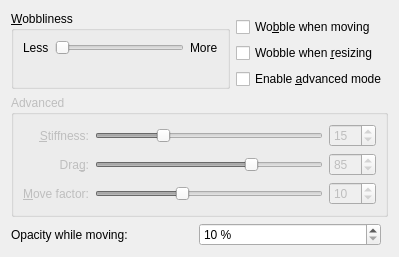
<?xml version="1.0" encoding="UTF-8"?>
<ui version="4.0">
 <class>GpuWobblyEffectConfigForm</class>
 <widget class="QWidget" name="GpuWobblyEffectConfigForm">
  <property name="geometry">
   <rect>
    <x>0</x>
    <y>0</y>
    <width>399</width>
    <height>229</height>
   </rect>
  </property>
  <layout class="QGridLayout" name="gridLayout">
   <item row="6" column="0" colspan="2">
    <widget class="QGroupBox" name="advancedGroup">
     <property name="enabled">
      <bool>false</bool>
     </property>
     <property name="title">
      <string>Advanced</string>
     </property>
     <layout class="QGridLayout" name="gridLayout_3">
      <item row="0" column="0">
       <widget class="QLabel" name="label_4">
        <property name="text">
         <string>&amp;Stiffness:</string>
        </property>
        <property name="alignment">
         <set>Qt::AlignRight|Qt::AlignTrailing|Qt::AlignVCenter</set>
        </property>
        <property name="buddy">
         <cstring>kcfg_Stiffness</cstring>
        </property>
       </widget>
      </item>
      <item row="0" column="1">
       <widget class="QSlider" name="kcfg_Stiffness">
        <property name="minimum">
         <number>1</number>
        </property>
        <property name="maximum">
         <number>50</number>
        </property>
        <property name="value">
         <number>15</number>
        </property>
        <property name="orientation">
         <enum>Qt::Horizontal</enum>
        </property>
       </widget>
      </item>
      <item row="0" column="2">
       <widget class="QSpinBox" name="stiffnessSpin">
        <property name="minimum">
         <number>1</number>
        </property>
        <property name="maximum">
         <number>50</number>
        </property>
        <property name="value">
         <number>15</number>
        </property>
       </widget>
      </item>
      <item row="1" column="0">
       <widget class="QLabel" name="label_5">
        <property name="text">
         <string>Dra&amp;g:</string>
        </property>
        <property name="alignment">
         <set>Qt::AlignRight|Qt::AlignTrailing|Qt::AlignVCenter</set>
        </property>
        <property name="buddy">
         <cstring>kcfg_Drag</cstring>
        </property>
       </widget>
      </item>
      <item row="2" column="0">
       <widget class="QLabel" name="label_6">
        <property name="text">
         <string>&amp;Move factor:</string>
        </property>
        <property name="alignment">
         <set>Qt::AlignRight|Qt::AlignTrailing|Qt::AlignVCenter</set>
        </property>
        <property name="buddy">
         <cstring>kcfg_MoveFactor</cstring>
        </property>
       </widget>
      </item>
      <item row="1" column="1">
       <widget class="QSlider" name="kcfg_Drag">
        <property name="minimum">
         <number>50</number>
        </property>
        <property name="maximum">
         <number>100</number>
        </property>
        <property name="value">
         <number>85</number>
        </property>
        <property name="orientation">
         <enum>Qt::Horizontal</enum>
        </property>
       </widget>
      </item>
      <item row="1" column="2">
       <widget class="QSpinBox" name="dragSpin">
        <property name="minimum">
         <number>50</number>
        </property>
        <property name="maximum">
         <number>100</number>
        </property>
        <property name="value">
         <number>85</number>
        </property>
       </widget>
      </item>
      <item row="2" column="1">
       <widget class="QSlider" name="kcfg_MoveFactor">
        <property name="minimum">
         <number>1</number>
        </property>
        <property name="maximum">
         <number>25</number>
        </property>
        <property name="value">
         <number>10</number>
        </property>
        <property name="orientation">
         <enum>Qt::Horizontal</enum>
        </property>
       </widget>
      </item>
      <item row="2" column="2">
       <widget class="QSpinBox" name="moveFactorSpin">
        <property name="minimum">
         <number>1</number>
        </property>
        <property name="maximum">
         <number>25</number>
        </property>
        <property name="value">
         <number>10</number>
        </property>
       </widget>
      </item>
     </layout>
    </widget>
   </item>
   <item row="2" column="1">
    <widget class="QCheckBox" name="kcfg_MoveWobble">
     <property name="text">
      <string>Wo&amp;bble when moving</string>
     </property>
    </widget>
   </item>
   <item row="3" column="1">
    <widget class="QCheckBox" name="kcfg_ResizeWobble">
     <property name="text">
      <string>Wobble when &amp;resizing</string>
     </property>
    </widget>
   </item>
   <item row="4" column="1">
    <spacer name="verticalSpacer">
     <property name="orientation">
      <enum>Qt::Vertical</enum>
     </property>
     <property name="sizeHint" stdset="0">
      <size>
       <width>20</width>
       <height>0</height>
      </size>
     </property>
    </spacer>
   </item>
   <item row="5" column="1">
    <widget class="QCheckBox" name="kcfg_AdvancedMode">
     <property name="text">
      <string>Enable &amp;advanced mode</string>
     </property>
    </widget>
   </item>
   <item row="1" column="0" rowspan="5">
    <widget class="QGroupBox" name="basicGroup">
     <property name="enabled">
      <bool>true</bool>
     </property>
     <property name="title">
      <string>&amp;Wobbliness</string>
     </property>
     <property name="checkable">
      <bool>false</bool>
     </property>
     <layout class="QGridLayout" name="gridLayout_2">
      <item row="0" column="0">
       <widget class="QLabel" name="label">
        <property name="text">
         <string>Less</string>
        </property>
       </widget>
      </item>
      <item row="0" column="1">
       <widget class="QSlider" name="kcfg_WobblynessLevel">
        <property name="minimumSize">
         <size>
          <width>120</width>
          <height>0</height>
         </size>
        </property>
        <property name="maximum">
         <number>4</number>
        </property>
        <property name="orientation">
         <enum>Qt::Horizontal</enum>
        </property>
       </widget>
      </item>
      <item row="0" column="2">
       <widget class="QLabel" name="label_2">
        <property name="text">
         <string>More</string>
        </property>
       </widget>
      </item>
      <item row="1" column="1">
       <spacer name="verticalSpacer_2">
        <property name="orientation">
         <enum>Qt::Vertical</enum>
        </property>
        <property name="sizeHint" stdset="0">
         <size>
          <width>20</width>
          <height>0</height>
         </size>
        </property>
       </spacer>
      </item>
     </layout>
    </widget>
   </item>
   <item row="7" column="0" colspan="2">
    <layout class="QHBoxLayout" name="opacityLayout">
     <item>
      <widget class="QLabel" name="opacityLabel">
       <property name="text">
        <string>Opacity while moving:</string>
       </property>
       <property name="buddy">
        <cstring>kcfg_MovingOpacity</cstring>
       </property>
      </widget>
     </item>
     <item>
      <widget class="QSpinBox" name="kcfg_MovingOpacity">
       <property name="toolTip">
        <string>Below 100 %, the blurred background shows through the window while it wobbles</string>
       </property>
       <property name="suffix">
        <string> %</string>
       </property>
       <property name="minimum">
        <number>10</number>
       </property>
       <property name="maximum">
        <number>100</number>
       </property>
      </widget>
     </item>
     <item>
      <spacer name="opacitySpacer">
       <property name="orientation">
        <enum>Qt::Horizontal</enum>
       </property>
      </spacer>
     </item>
    </layout>
   </item>
  </layout>
 </widget>
 <tabstops>
  <tabstop>kcfg_WobblynessLevel</tabstop>
  <tabstop>kcfg_MoveWobble</tabstop>
  <tabstop>kcfg_ResizeWobble</tabstop>
  <tabstop>kcfg_AdvancedMode</tabstop>
  <tabstop>kcfg_Stiffness</tabstop>
  <tabstop>stiffnessSpin</tabstop>
  <tabstop>kcfg_Drag</tabstop>
  <tabstop>dragSpin</tabstop>
  <tabstop>kcfg_MoveFactor</tabstop>
  <tabstop>moveFactorSpin</tabstop>
 </tabstops>
 <resources/>
 <connections>
  <connection>
   <sender>kcfg_Stiffness</sender>
   <signal>valueChanged(int)</signal>
   <receiver>stiffnessSpin</receiver>
   <slot>setValue(int)</slot>
   <hints>
    <hint type="sourcelabel">
     <x>304</x>
     <y>149</y>
    </hint>
    <hint type="destinationlabel">
     <x>364</x>
     <y>150</y>
    </hint>
   </hints>
  </connection>
  <connection>
   <sender>stiffnessSpin</sender>
   <signal>valueChanged(int)</signal>
   <receiver>kcfg_Stiffness</receiver>
   <slot>setValue(int)</slot>
   <hints>
    <hint type="sourcelabel">
     <x>364</x>
     <y>150</y>
    </hint>
    <hint type="destinationlabel">
     <x>304</x>
     <y>149</y>
    </hint>
   </hints>
  </connection>
  <connection>
   <sender>kcfg_Drag</sender>
   <signal>valueChanged(int)</signal>
   <receiver>dragSpin</receiver>
   <slot>setValue(int)</slot>
   <hints>
    <hint type="sourcelabel">
     <x>304</x>
     <y>177</y>
    </hint>
    <hint type="destinationlabel">
     <x>378</x>
     <y>180</y>
    </hint>
   </hints>
  </connection>
  <connection>
   <sender>dragSpin</sender>
   <signal>valueChanged(int)</signal>
   <receiver>kcfg_Drag</receiver>
   <slot>setValue(int)</slot>
   <hints>
    <hint type="sourcelabel">
     <x>378</x>
     <y>180</y>
    </hint>
    <hint type="destinationlabel">
     <x>304</x>
     <y>177</y>
    </hint>
   </hints>
  </connection>
  <connection>
   <sender>kcfg_MoveFactor</sender>
   <signal>valueChanged(int)</signal>
   <receiver>moveFactorSpin</receiver>
   <slot>setValue(int)</slot>
   <hints>
    <hint type="sourcelabel">
     <x>304</x>
     <y>205</y>
    </hint>
    <hint type="destinationlabel">
     <x>378</x>
     <y>208</y>
    </hint>
   </hints>
  </connection>
  <connection>
   <sender>moveFactorSpin</sender>
   <signal>valueChanged(int)</signal>
   <receiver>kcfg_MoveFactor</receiver>
   <slot>setValue(int)</slot>
   <hints>
    <hint type="sourcelabel">
     <x>378</x>
     <y>208</y>
    </hint>
    <hint type="destinationlabel">
     <x>304</x>
     <y>205</y>
    </hint>
   </hints>
  </connection>
  <connection>
   <sender>kcfg_AdvancedMode</sender>
   <signal>toggled(bool)</signal>
   <receiver>advancedGroup</receiver>
   <slot>setEnabled(bool)</slot>
   <hints>
    <hint type="sourcelabel">
     <x>249</x>
     <y>80</y>
    </hint>
    <hint type="destinationlabel">
     <x>220</x>
     <y>131</y>
    </hint>
   </hints>
  </connection>
 </connections>
</ui>
